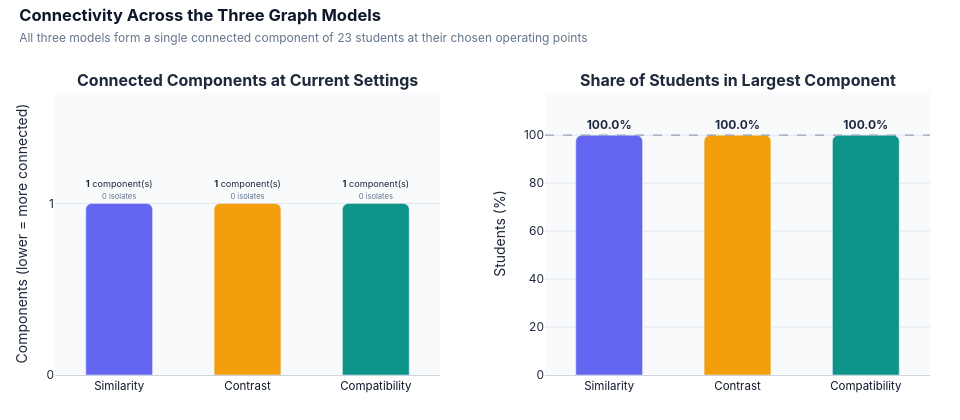
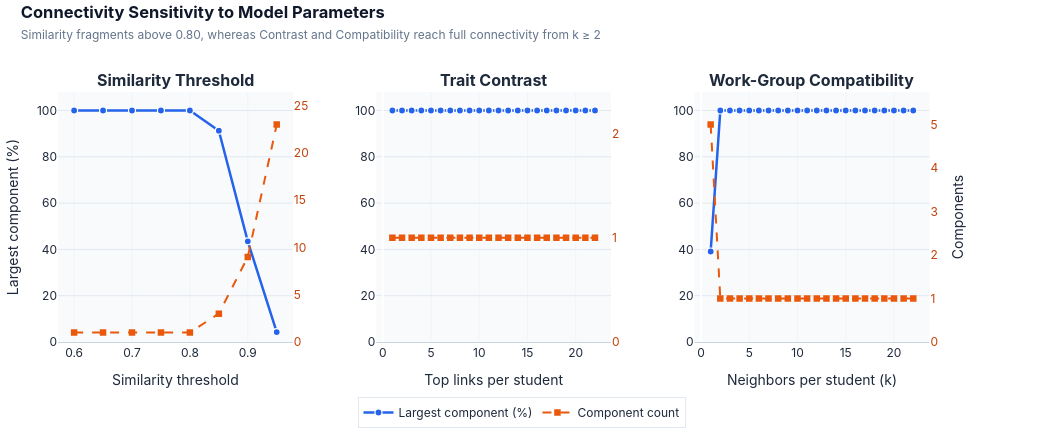

Notebook cell for these charts, in order:
### Code cell
model_order = ["Trait similarity", "Trait contrast", "Work-group compatibility"]
model_short = ["Similarity", "Contrast", "Compatibility"]
model_colors = ["#6366F1", "#F59E0B", "#0D9488"]

# Compare the current graph settings by component structure and reachable share.
baseline_plot = (
    baseline_connectivity.set_index("Model")
    .rename(index={"Compatibility": "Work-group compatibility"})
    .reindex(model_order)
)

fig_conn_bar = make_subplots(
    rows=1,
    cols=2,
    subplot_titles=("<b>Connected Components at Current Settings</b>", "<b>Share of Students in Largest Component</b>"),
    horizontal_spacing=0.12,
)
fig_conn_bar.add_trace(
    go.Bar(
        x=model_short,
        y=baseline_plot["Components"],
        marker=dict(color=model_colors, cornerradius=6),
        width=0.52,
        text=[
            f"<b>{int(r['Components'])}</b> component(s)<br><span style='font-size:10px;color:#64748B'>{int(r['Isolates'])} isolates</span>"
            for _, r in baseline_plot.iterrows()
        ],
        textposition="outside",
        showlegend=False,
    ),
    row=1,
    col=1,
)
fig_conn_bar.add_trace(
    go.Bar(
        x=model_short,
        y=baseline_plot["Largest component (%)"],
        marker=dict(color=model_colors, cornerradius=6),
        width=0.52,
        text=[f"<b>{v:.1f}%</b>" for v in baseline_plot["Largest component (%)"]],
        textposition="outside",
        showlegend=False,
    ),
    row=1,
    col=2,
)
fig_conn_bar.add_hline(y=100, line_dash="dash", line_color="#94A3B8", line_width=1.2, row=1, col=2)
fig_conn_bar.update_yaxes(
    title_text="Components (lower = more connected)",
    range=[0, max(1.65, float(baseline_plot["Components"].max()) * 1.45)],
    dtick=1,
    gridcolor="#E2E8F0",
    row=1,
    col=1,
)
fig_conn_bar.update_yaxes(title_text="Students (%)", range=[0, 118], gridcolor="#E2E8F0", row=1, col=2)
fig_conn_bar.update_xaxes(linecolor="#CBD5E1", tickfont=dict(size=11.5, color="#0F172A"))
fig_conn_bar.update_layout(
    title=dict(
        text="<b>Connectivity Across the Three Graph Models</b><br><span style='font-size:12px;color:#64748B;font-weight:400'>All three models form a single connected component of 23 students at their chosen operating points</span>",
        x=0.02,
        y=0.95,
        font=dict(size=16.5, color="#0F172A", family="Inter, -apple-system, sans-serif"),
    ),
    width=960,
    height=420,
    paper_bgcolor="#FFFFFF",
    plot_bgcolor="#F8FAFC",
    font=dict(family="Inter, -apple-system, sans-serif", color="#1E293B"),
    margin=dict(l=55, r=30, t=92, b=45),
)
fig_conn_bar.show()

# Show how the largest component and total component count change as each model is tuned.
sweep_specs = [
    (similarity_sweep, "Similarity threshold", 5),
    (contrast_sweep, "Top links per student", 1),
    (compatibility_sweep, "Neighbors per student (k)", 1),
]
fig_sweep = make_subplots(
    rows=1,
    cols=3,
    specs=[[{"secondary_y": True}, {"secondary_y": True}, {"secondary_y": True}]],
    subplot_titles=("<b>Similarity Threshold</b>", "<b>Trait Contrast</b>", "<b>Work-Group Compatibility</b>"),
    horizontal_spacing=0.09,
)
for col_idx, (sweep, x_label, comp_dtick) in enumerate(sweep_specs, start=1):
    sweep_plot = pd.DataFrame(sweep).copy()
    sweep_plot["Parameter"] = sweep_plot["Setting"].str.extract(r"([0-9]+(?:\.[0-9]+)?)").astype(float)
    sweep_plot = sweep_plot.sort_values("Parameter")
    max_comp = float(sweep_plot["Components"].max())

    fig_sweep.add_trace(
        go.Scatter(
            x=sweep_plot["Parameter"],
            y=sweep_plot["Largest component (%)"],
            mode="lines+markers",
            name="Largest component (%)",
            line=dict(color="#2563EB", width=2.5),
            marker=dict(size=7, color="#2563EB", line=dict(width=1.2, color="#FFFFFF")),
            showlegend=(col_idx == 1),
        ),
        row=1,
        col=col_idx,
        secondary_y=False,
    )
    fig_sweep.add_trace(
        go.Scatter(
            x=sweep_plot["Parameter"],
            y=sweep_plot["Components"],
            mode="lines+markers",
            name="Component count",
            line=dict(color="#EA580C", width=2.0, dash="dash"),
            marker=dict(size=6.5, symbol="square", color="#EA580C"),
            showlegend=(col_idx == 1),
        ),
        row=1,
        col=col_idx,
        secondary_y=True,
    )
    fig_sweep.update_xaxes(title_text=x_label, gridcolor="#F1F5F9", linecolor="#CBD5E1", row=1, col=col_idx)
    fig_sweep.update_yaxes(
        title_text="Largest component (%)" if col_idx == 1 else "",
        range=[0, 108],
        gridcolor="#E2E8F0",
        secondary_y=False,
        row=1,
        col=col_idx,
    )
    fig_sweep.update_yaxes(
        title_text="Components" if col_idx == 3 else "",
        range=[0, max(2.4, max_comp * 1.15)],
        dtick=comp_dtick,
        tickfont=dict(color="#C2410C"),
        showgrid=False,
        secondary_y=True,
        row=1,
        col=col_idx,
    )

fig_sweep.update_layout(
    title=dict(
        text="<b>Connectivity Sensitivity to Model Parameters</b><br><span style='font-size:12px;color:#64748B;font-weight:400'>Similarity fragments above 0.80, whereas Contrast and Compatibility reach full connectivity from k ≥ 2</span>",
        x=0.02,
        y=0.96,
        font=dict(size=16.5, color="#0F172A", family="Inter, -apple-system, sans-serif"),
    ),
    width=1040,
    height=440,
    paper_bgcolor="#FFFFFF",
    plot_bgcolor="#F8FAFC",
    font=dict(family="Inter, -apple-system, sans-serif", color="#1E293B"),
    legend=dict(orientation="h", x=0.5, y=-0.22, xanchor="center", bgcolor="rgba(255,255,255,0.92)", bordercolor="#E2E8F0", borderwidth=1),
    margin=dict(l=55, r=55, t=92, b=82),
)
fig_sweep.show()

### Figure 1 — Plotly figure (JSON) as saved in the notebook; plotly's stock layout.template omitted (floating-point values rounded to 4 significant figures)
{"data": [{"marker": {"color": ["#6366F1", "#F59E0B", "#0D9488"], "cornerradius": 6}, "showlegend": false, "text": ["<b>1</b> component(s)<br><span style='font-size:10px;color:#64748B'>0 isolates</span>", "<b>1</b> component(s)<br><span style='font-size:10px;color:#64748B'>0 isolates</span>", "<b>1</b> component(s)<br><span style='font-size:10px;color:#64748B'>0 isolates</span>"], "textposition": "outside", "type": "bar", "width": 0.52, "x": ["Similarity", "Contrast", "Compatibility"], "xaxis": "x", "y": [1, 1, 1], "yaxis": "y"}, {"marker": {"color": ["#6366F1", "#F59E0B", "#0D9488"], "cornerradius": 6}, "showlegend": false, "text": ["<b>100.0%</b>", "<b>100.0%</b>", "<b>100.0%</b>"], "textposition": "outside", "type": "bar", "width": 0.52, "x": ["Similarity", "Contrast", "Compatibility"], "xaxis": "x2", "y": [100.0, 100.0, 100.0], "yaxis": "y2"}], "layout": {"annotations": [{"font": {"size": 16}, "showarrow": false, "text": "<b>Connected Components at Current Settings</b>", "x": 0.22, "xanchor": "center", "xref": "paper", "y": 1.0, "yanchor": "bottom", "yref": "paper"}, {"font": {"size": 16}, "showarrow": false, "text": "<b>Share of Students in Largest Component</b>", "x": 0.78, "xanchor": "center", "xref": "paper", "y": 1.0, "yanchor": "bottom", "yref": "paper"}], "font": {"color": "#1E293B", "family": "Inter, -apple-system, sans-serif"}, "height": 420, "margin": {"b": 45, "l": 55, "r": 30, "t": 92}, "paper_bgcolor": "#FFFFFF", "plot_bgcolor": "#F8FAFC", "shapes": [{"line": {"color": "#94A3B8", "dash": "dash", "width": 1.2}, "type": "line", "x0": 0, "x1": 1, "xref": "x2 domain", "y0": 100, "y1": 100, "yref": "y2"}], "title": {"font": {"color": "#0F172A", "family": "Inter, -apple-system, sans-serif", "size": 16.5}, "text": "<b>Connectivity Across the Three Graph Models</b><br><span style='font-size:12px;color:#64748B;font-weight:400'>All three models form a single connected component of 23 students at their chosen operating points</span>", "x": 0.02, "y": 0.95}, "width": 960, "xaxis": {"anchor": "y", "domain": [0.0, 0.44], "linecolor": "#CBD5E1", "tickfont": {"color": "#0F172A", "size": 11.5}}, "xaxis2": {"anchor": "y2", "domain": [0.56, 1.0], "linecolor": "#CBD5E1", "tickfont": {"color": "#0F172A", "size": 11.5}}, "yaxis": {"anchor": "x", "domain": [0.0, 1.0], "dtick": 1, "gridcolor": "#E2E8F0", "range": [0, 1.65], "title": {"text": "Components (lower = more connected)"}}, "yaxis2": {"anchor": "x2", "domain": [0.0, 1.0], "gridcolor": "#E2E8F0", "range": [0, 118], "title": {"text": "Students (%)"}}}}

### Figure 2 — Plotly figure (JSON) as saved in the notebook; plotly's stock layout.template omitted (floating-point values rounded to 4 significant figures)
{"data": [{"line": {"color": "#2563EB", "width": 2.5}, "marker": {"color": "#2563EB", "line": {"color": "#FFFFFF", "width": 1.2}, "size": 7}, "mode": "lines+markers", "name": "Largest component (%)", "showlegend": true, "type": "scatter", "x": [0.6, 0.65, 0.7, 0.75, 0.8, 0.85, 0.9, 0.95], "xaxis": "x", "y": [100.0, 100.0, 100.0, 100.0, 100.0, 91.3, 43.5, 4.3], "yaxis": "y"}, {"line": {"color": "#EA580C", "dash": "dash", "width": 2.0}, "marker": {"color": "#EA580C", "size": 6.5, "symbol": "square"}, "mode": "lines+markers", "name": "Component count", "showlegend": true, "type": "scatter", "x": [0.6, 0.65, 0.7, 0.75, 0.8, 0.85, 0.9, 0.95], "xaxis": "x", "y": [1, 1, 1, 1, 1, 3, 9, 23], "yaxis": "y2"}, {"line": {"color": "#2563EB", "width": 2.5}, "marker": {"color": "#2563EB", "line": {"color": "#FFFFFF", "width": 1.2}, "size": 7}, "mode": "lines+markers", "name": "Largest component (%)", "showlegend": false, "type": "scatter", "x": [1.0, 2.0, 3.0, 4.0, 5.0, 6.0, 7.0, 8.0, 9.0, 10.0, 11.0, 12.0, 13.0, 14.0, 15.0, 16.0, 17.0, 18.0, 19.0, 20.0, 21.0, 22.0], "xaxis": "x2", "y": [100.0, 100.0, 100.0, 100.0, 100.0, 100.0, 100.0, 100.0, 100.0, 100.0, 100.0, 100.0, 100.0, 100.0, 100.0, 100.0, 100.0, 100.0, 100.0, 100.0, 100.0, 100.0], "yaxis": "y3"}, {"line": {"color": "#EA580C", "dash": "dash", "width": 2.0}, "marker": {"color": "#EA580C", "size": 6.5, "symbol": "square"}, "mode": "lines+markers", "name": "Component count", "showlegend": false, "type": "scatter", "x": [1.0, 2.0, 3.0, 4.0, 5.0, 6.0, 7.0, 8.0, 9.0, 10.0, 11.0, 12.0, 13.0, 14.0, 15.0, 16.0, 17.0, 18.0, 19.0, 20.0, 21.0, 22.0], "xaxis": "x2", "y": [1, 1, 1, 1, 1, 1, 1, 1, 1, 1, 1, 1, 1, 1, 1, 1, 1, 1, 1, 1, 1, 1], "yaxis": "y4"}, {"line": {"color": "#2563EB", "width": 2.5}, "marker": {"color": "#2563EB", "line": {"color": "#FFFFFF", "width": 1.2}, "size": 7}, "mode": "lines+markers", "name": "Largest component (%)", "showlegend": false, "type": "scatter", "x": [1.0, 2.0, 3.0, 4.0, 5.0, 6.0, 7.0, 8.0, 9.0, 10.0, 11.0, 12.0, 13.0, 14.0, 15.0, 16.0, 17.0, 18.0, 19.0, 20.0, 21.0, 22.0], "xaxis": "x3", "y": [39.1, 100.0, 100.0, 100.0, 100.0, 100.0, 100.0, 100.0, 100.0, 100.0, 100.0, 100.0, 100.0, 100.0, 100.0, 100.0, 100.0, 100.0, 100.0, 100.0, 100.0, 100.0], "yaxis": "y5"}, {"line": {"color": "#EA580C", "dash": "dash", "width": 2.0}, "marker": {"color": "#EA580C", "size": 6.5, "symbol": "square"}, "mode": "lines+markers", "name": "Component count", "showlegend": false, "type": "scatter", "x": [1.0, 2.0, 3.0, 4.0, 5.0, 6.0, 7.0, 8.0, 9.0, 10.0, 11.0, 12.0, 13.0, 14.0, 15.0, 16.0, 17.0, 18.0, 19.0, 20.0, 21.0, 22.0], "xaxis": "x3", "y": [5, 1, 1, 1, 1, 1, 1, 1, 1, 1, 1, 1, 1, 1, 1, 1, 1, 1, 1, 1, 1, 1], "yaxis": "y6"}], "layout": {"annotations": [{"font": {"size": 16}, "showarrow": false, "text": "<b>Similarity Threshold</b>", "x": 0.1267, "xanchor": "center", "xref": "paper", "y": 1.0, "yanchor": "bottom", "yref": "paper"}, {"font": {"size": 16}, "showarrow": false, "text": "<b>Trait Contrast</b>", "x": 0.47, "xanchor": "center", "xref": "paper", "y": 1.0, "yanchor": "bottom", "yref": "paper"}, {"font": {"size": 16}, "showarrow": false, "text": "<b>Work-Group Compatibility</b>", "x": 0.8133, "xanchor": "center", "xref": "paper", "y": 1.0, "yanchor": "bottom", "yref": "paper"}], "font": {"color": "#1E293B", "family": "Inter, -apple-system, sans-serif"}, "height": 440, "legend": {"bgcolor": "rgba(255,255,255,0.92)", "bordercolor": "#E2E8F0", "borderwidth": 1, "orientation": "h", "x": 0.5, "xanchor": "center", "y": -0.22}, "margin": {"b": 82, "l": 55, "r": 55, "t": 92}, "paper_bgcolor": "#FFFFFF", "plot_bgcolor": "#F8FAFC", "title": {"font": {"color": "#0F172A", "family": "Inter, -apple-system, sans-serif", "size": 16.5}, "text": "<b>Connectivity Sensitivity to Model Parameters</b><br><span style='font-size:12px;color:#64748B;font-weight:400'>Similarity fragments above 0.80, whereas Contrast and Compatibility reach full connectivity from k ≥ 2</span>", "x": 0.02, "y": 0.96}, "width": 1040, "xaxis": {"anchor": "y", "domain": [0.0, 0.2533], "gridcolor": "#F1F5F9", "linecolor": "#CBD5E1", "title": {"text": "Similarity threshold"}}, "xaxis2": {"anchor": "y3", "domain": [0.3433, 0.5967], "gridcolor": "#F1F5F9", "linecolor": "#CBD5E1", "title": {"text": "Top links per student"}}, "xaxis3": {"anchor": "y5", "domain": [0.6867, 0.94], "gridcolor": "#F1F5F9", "linecolor": "#CBD5E1", "title": {"text": "Neighbors per student (k)"}}, "yaxis": {"anchor": "x", "domain": [0.0, 1.0], "gridcolor": "#E2E8F0", "range": [0, 108], "title": {"text": "Largest component (%)"}}, "yaxis2": {"anchor": "x", "dtick": 5, "overlaying": "y", "range": [0, 26.45], "showgrid": false, "side": "right", "tickfont": {"color": "#C2410C"}, "title": {"text": ""}}, "yaxis3": {"anchor": "x2", "domain": [0.0, 1.0], "gridcolor": "#E2E8F0", "range": [0, 108], "title": {"text": ""}}, "yaxis4": {"anchor": "x2", "dtick": 1, "overlaying": "y3", "range": [0, 2.4], "showgrid": false, "side": "right", "tickfont": {"color": "#C2410C"}, "title": {"text": ""}}, "yaxis5": {"anchor": "x3", "domain": [0.0, 1.0], "gridcolor": "#E2E8F0", "range": [0, 108], "title": {"text": ""}}, "yaxis6": {"anchor": "x3", "dtick": 1, "overlaying": "y5", "range": [0, 5.75], "showgrid": false, "side": "right", "tickfont": {"color": "#C2410C"}, "title": {"text": "Components"}}}}
